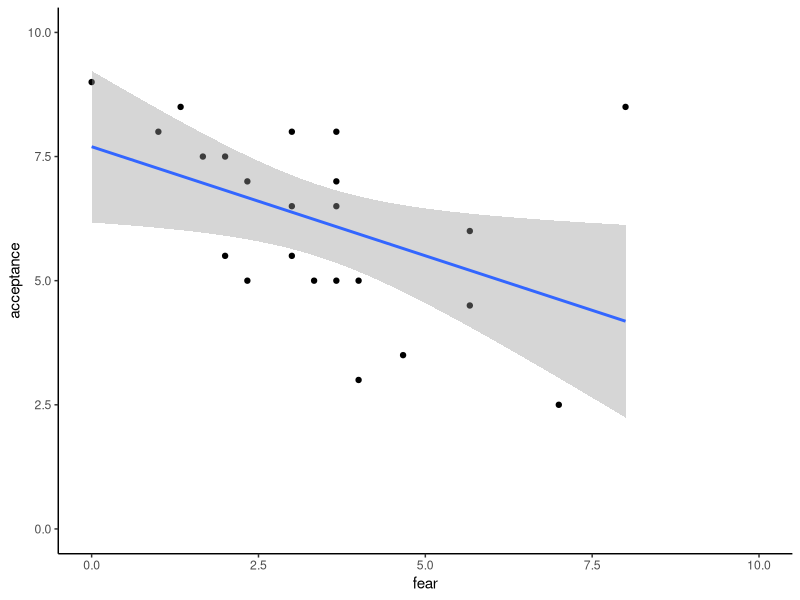
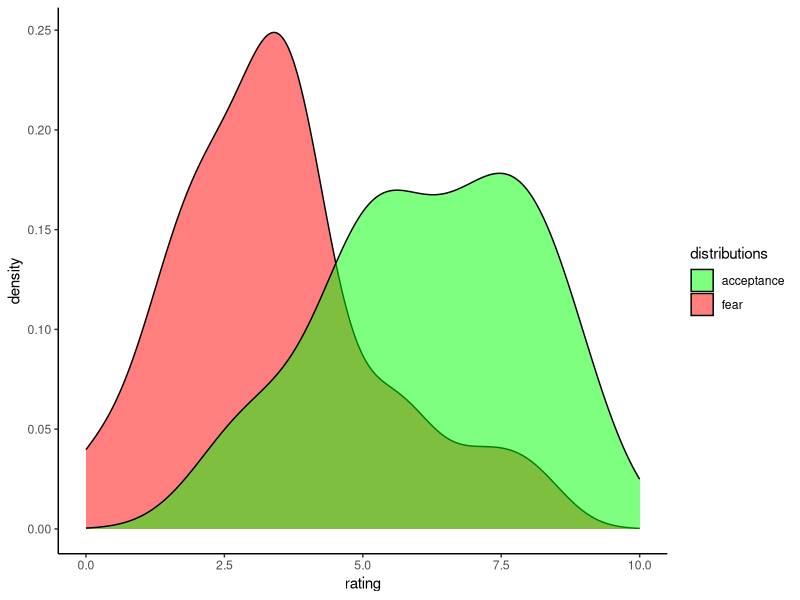

Here is the R script that generated these plots, in order:
###################################################################################################
# GROUP 5: ATTITUDES TOWARDS AI (ATAI)
###################################################################################################

# Load the relevant packages
library(tidyverse)

###############################################################################
## Exercise 5.1: What are the dimensions to evaluate ATAI?
###############################################################################

# Take a look at the following paper:
#
# Sindermann, C., Sha, P., Zhou, M., Wernicke, J., Schmitt, H. S., Li, M., ... & Montag, C. (2020).
# Assessing the Attitude Towards Artificial Intelligence: Introduction of a Short Measure in
# German, Chinese, and English Language. KI-Künstliche Intelligenz, 1-10.
# https://doi.org/10.1007/s13218-020-00689-0.
#
# What are the dimensions they are using to operationalize attitudes towards AI? Which questions
# are used to measure these dimensions?

###############################################################################
## Exercise 5.2: Read the data in R
###############################################################################

# Start by familiarizing yourself with information stored in the file "dat_atai.csv". You can open
# this file using a text editor (Editor/Notepad on Windows, TextEdit on Mac) or in a spreadsheet
# software (Microsoft Excel or Apple Numbers). Then, try to load the data into R, e.g. using the
# read_csv() function from the tidyverse.

# Read the rating data set
read_csv("data/dat_atai.csv") -> dat_atai

# How many participants do we have?
(dat_atai %>% pull(id) %>% n_distinct() -> n)

###############################################################################
## Exercise 5.3: Calculate the ATAI scores
###############################################################################

# Using the from exercise 5.2 ATAI data, you now need to compute each participant's score on the
# two dimensions (fear and acceptance) by computing the mean of the respective questions. For fear
# of AI, you need to compute the mean across the three columns "fair_ai", "destroy_ai", and
# "unemploy_ai". For acceptance of AI, you need to compute the mean across the columns "trust_ai"
# and "enricht_ai". Store these scores as a new object. You can then also compute the average
# scores on the two subscales across all participants.

# Start with the ATAI data...
dat_atai %>%
  # ... create new columns...
  transmute(
    # ... for participants' fear of AI score...
    fear = (fear_ai + destroy_ai + unemploy_ai) / 3,
    # ... and for participants' acceptance of AI score...
    acceptance = (trust_ai + enrich_ai) / 2
    # And save these scores as a new object
  ) -> scores_atai

# We can also compute the averaged scores across participants ("grand averages")
scores_atai %>% summarise(fear = mean(fear), acceptance = mean(acceptance))

###############################################################################
## Exercise 5.4: Plot the ATAI scores
###############################################################################

# Please plot the ATAI scores you've computed in Exericse 5.3 in at least two different ways. For
# instances, a scatterplot (with one subscale on the x-axis and the other on the y-axis) will help
# you to see if their is a systematic relationship between the two subscales. You can also plot the
# frequencies of different scores as histogram or denisty plot.

# Let's create an empty canvas for a scatterplot...
scores_atai %>% ggplot(aes(x = fear, y = acceptance)) +
  # ... add data points...
  geom_point() +
  # ... show the entire range of the rating scale (0-10)...
  coord_cartesian(xlim = c(0, 10), ylim = c(0, 10)) +
  # ... fit a regression line...
  geom_smooth(method = "lm") +
  # ... and choose an APA-conform theme
  theme_classic()

# Of course, we can also compute (and test) this correlation numerically
cor.test(scores_atai$fear, scores_atai$acceptance)

# Let's create an empty canvas for a density plot...
scores_atai %>% ggplot() +
  # ... add the distribution of the fear scores...
  geom_density(aes(x = fear, fill = "fear"), alpha = 0.5) +
  # ... and the distribution of the acceptance scores...
  geom_density(aes(x = acceptance, fill = "acceptance"), alpha = 0.5) +
  # ... pick different colors for fear and acceptance...
  scale_fill_manual(values = c(fear = "red", acceptance = "green")) +
  # ... show the entire range of the rating scale (0-10)...
  xlim(c(0, 10)) +
  # ... add a label for the x-axis...
  labs(x = "rating", fill = "distributions") +
  # ... and choose an APA-conform theme
  theme_classic()

###############################################################################
## Exercise 5.5: Assess reliability of the ATAI subscales
###############################################################################

# Cronbach's alpha is a common (though suboptimal) measure for the internal consistency of a
# psychometric scale. Using the function "alpha()" from the psych package, you can easily compute
# Cronbach's alpha for the fear and acceptance subscales of the ATAI questionnaire (use the raw
# ATAI data you've created in exercise 5.1). In the output, focus on the standardized alpha
# ("std.alpha") and interpret it keeping in mind the length of the scale and the reliability
# estimates reported in the Sindermann et al. (2020) paper.

# Internal consistency of the fear subscale of the ATAI
dat_atai %>% select(fear_ai, destroy_ai, unemploy_ai) %>% psych::alpha()

# Internal consistency for the acceptance subscale of the ATAI
dat_atai %>% select(trust_ai, enrich_ai) %>% psych::alpha()
